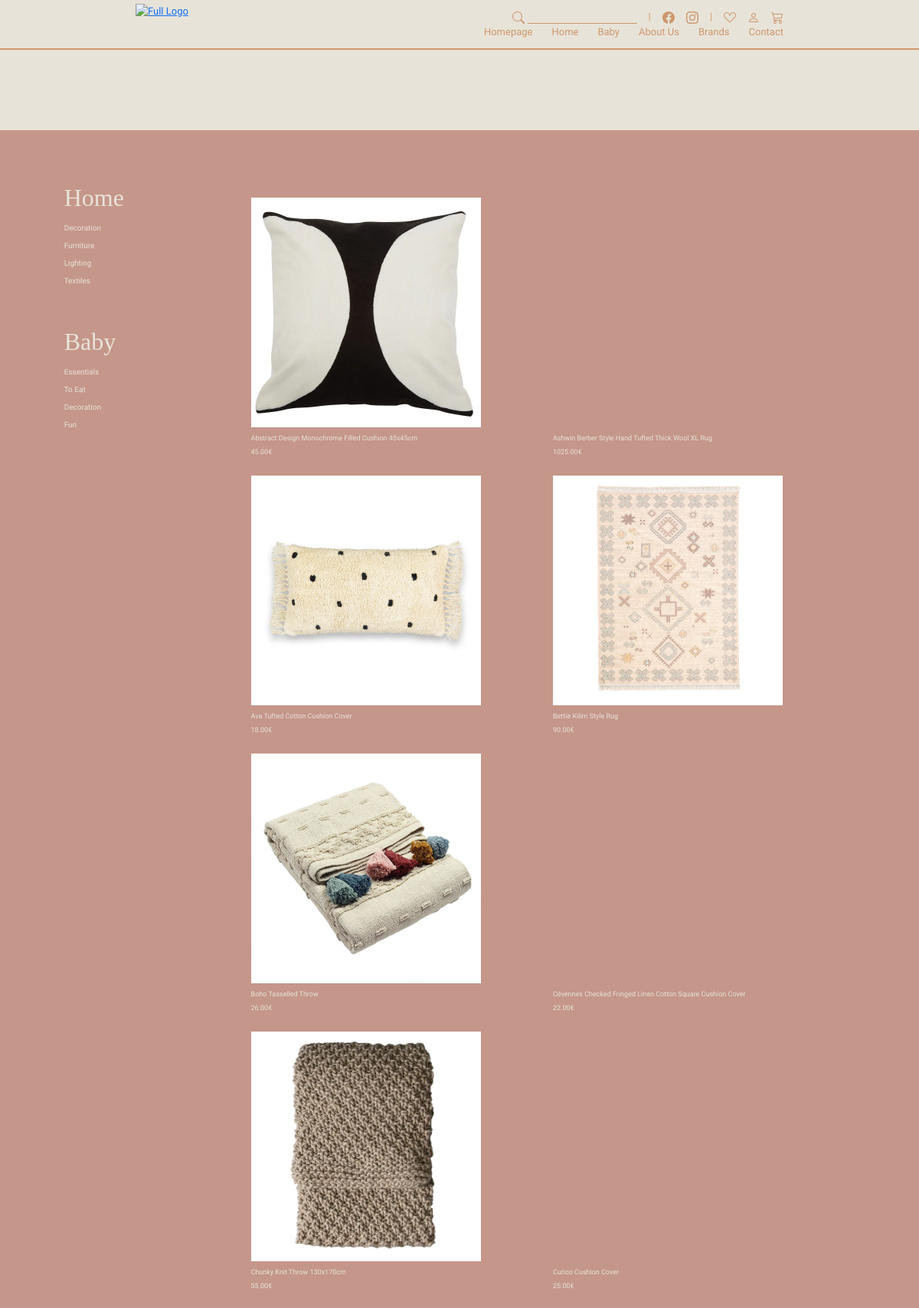
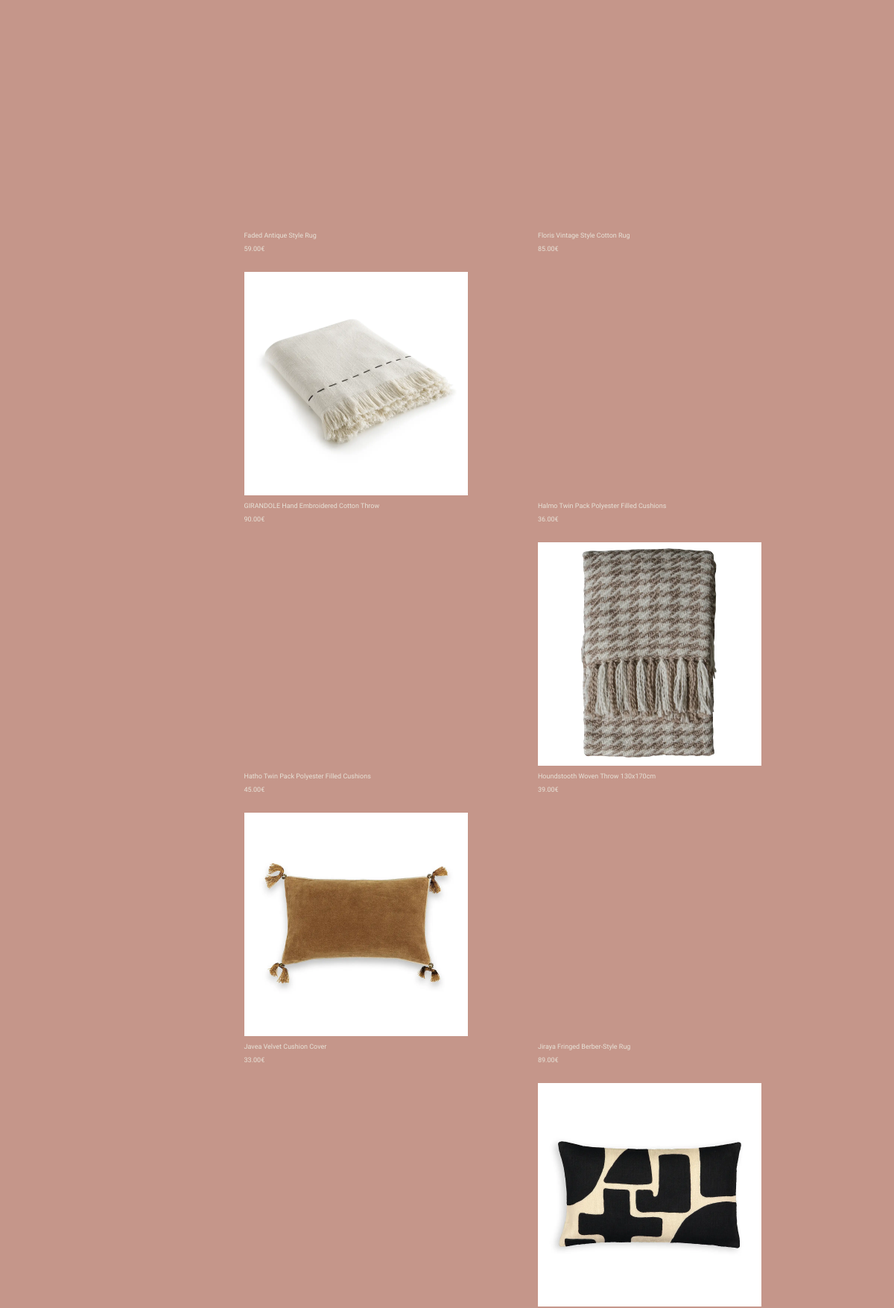
/home_textiles.php (upper part), run on the app's committed database (2 pictures, top to bottom).
### tables this page shows
CREATE TABLE `produtos` (
  `ID` int(11) NOT NULL,
  `titulo` varchar(500) DEFAULT NULL,
  `ID_marca` int(11) NOT NULL,
  `preco` decimal(10,2) DEFAULT NULL,
  `descricao` varchar(1500) DEFAULT NULL,
  `ID_categoria` int(11) NOT NULL,
  `ID_sub_categoria` int(11) DEFAULT NULL,
  `ID_tipo_produto` int(11) NOT NULL,
  `img1` varchar(300) DEFAULT NULL,
  `img2` varchar(300) DEFAULT NULL,
  `img3` varchar(300) DEFAULT NULL,
  `img4` varchar(300) DEFAULT NULL
);

### home_textiles.php (the view, shortened to what this page needs)
<?php
include 'inc/config.php';
include "header.php";
?>
<section id="home" class="p-5 d-flex justify-content-around">
    <div class="links pt-3 d-flex flex-column">
        <div class="home d-flex flex-column active">
            <a href="home.php" class="cat">Home</a>
            <a href="home_decoration.php" class="subCat pt-2">Decoration</a>
            <a href="home_furniture.php" class="subCat pt-2">Furniture</a>
            <a href="home_lighting.php" class="subCat pt-2">Lighting</a>
            <a href="home_textiles.php" class="subCat pt-2">Textiles</a>
        </div>
        <div class="baby d-flex flex-column mt-5">
            <a href="baby.php" class="cat">Baby</a>
            <a href="baby_essentials.php" class="subCat pt-2">Essentials</a>
            <a href="baby_toeat.php" class="subCat pt-2">To Eat</a>
            <a href="baby_decoration.php" class="subCat pt-2">Decoration</a>
            <a href="baby_fun.php" class="subCat pt-2">Fun</a>
        </div>
    </div>
    <div class="main pt-3 d-flex flex-column">
        <div class="produtos d-flex flex-wrap justify-content-evenly">
        <?php
            $sql = "SELECT produtos.ID, titulo, preco, marca, img1 FROM produtos LEFT JOIN marcas ON produtos.ID_marca=marcas.marca WHERE ID_categoria=1 AND ID_sub_categoria=4 ORDER BY titulo";
            $result = $conn->query($sql);
            while($row = $result->fetch_assoc()){ ?>
                <div class="produto d-flex flex-column mt-4">
                    <a href="product.php&ID=<?php echo $row['ID']; ?>">
                        <div class="pdtImg" style="background-image: url('<?= $row['img1'] ?>');">
                        </div>
                        <div class="details">
                            <div class="m-0 pt-2 tex-wrap"><?= $row['titulo'] ?></div>
                            <div class="m-0 pt-1"><?= $row['preco'] ?>€</div>
                        </div>
                    </a>
                </div>
        <?php } ?>
        </div>
    </div>
</section>
<?php
include "footer.php";
?>

### inc/style.css (style rules this page uses)
* { box-sizing: border-box; margin: 0; padding: 0; }
body { font-family: "Krona One", sans-serif; padding-top: 170px; background-color: #E8E3D8; }
::placeholder { color: #ce976d88; font-size: x-small; }
#home { background-color: #C5968A; color: #E8E3D8; width: 100%; }
#home .cat { color: #E8E3D8; text-decoration: none; font-family: kawoszeh; font-size: xx-large; }
#home .subCat { color: #E8E3D8; text-decoration: none; font-family: krona one; font-size: x-small; }
#home .main { width: 80%; }
#home .produto { width: 300px; }
#home .produtos a, #home .details { font-family: krona one; font-size: xx-small; color: #E8E3D8; text-decoration: none; }
#home .pdtImg { background-size: cover; width: 300px; height: 300px; position: relative; }
#home .btnProductDetail a { font-size: xx-small; background-color: #C5968A; color: white; position: absolute; top: 35%; left: 20%; margin: 0; padding: 10px 20px; margin-top: 10px; }

### data on the page
produtos: img1 (picture), titulo "Abstract Design Monochrome Filled Cushion 45x45cm", preco "45.00"
produtos: titulo "Ashwin Berber Style Hand Tufted Thick Wool XL Rug", preco "1025.00"
produtos: img1 (picture), titulo "Ava Tufted Cotton Cushion Cover", preco "18.00"
produtos: img1 (picture), titulo "Bettie Kilim Style Rug", preco "90.00"
produtos: img1 (picture), titulo "Boho Tasselled Throw", preco "26.00"
produtos: titulo "Cévennes Checked Fringed Linen Cotton Square Cushion Cover", preco "22.00"
produtos: img1 (picture), titulo "Chunky Knit Throw 130x170cm", preco "55.00"
produtos: titulo "Curico Cushion Cover", preco "25.00"
produtos: titulo "Faded Antique Style Rug", preco "59.00"
produtos: titulo "Floris Vintage Style Cotton Rug", preco "85.00"
produtos: img1 (picture), titulo "GIRANDOLE Hand Embroidered Cotton Throw", preco "90.00"
produtos: titulo "Halmo Twin Pack Polyester Filled Cushions", preco "36.00"
produtos: titulo "Hatho Twin Pack Polyester Filled Cushions", preco "45.00"
produtos: img1 (picture), titulo "Houndstooth Woven Throw 130x170cm", preco "39.00"
produtos: img1 (picture), titulo "Javea Velvet Cushion Cover", preco "33.00"
produtos: titulo "Jiraya Fringed Berber-Style Rug", preco "89.00"
produtos: img1 (picture)
